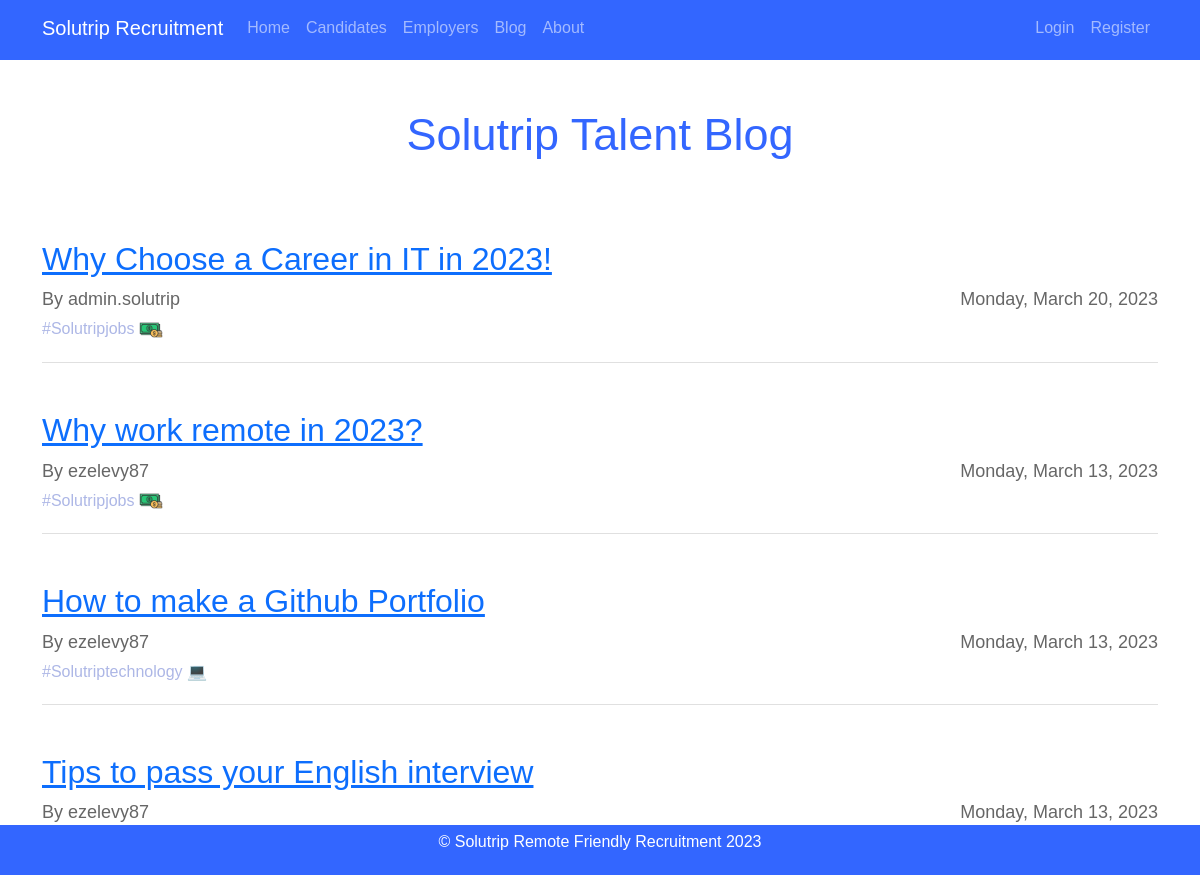
/blog, run on an earlier commit of the app's database.
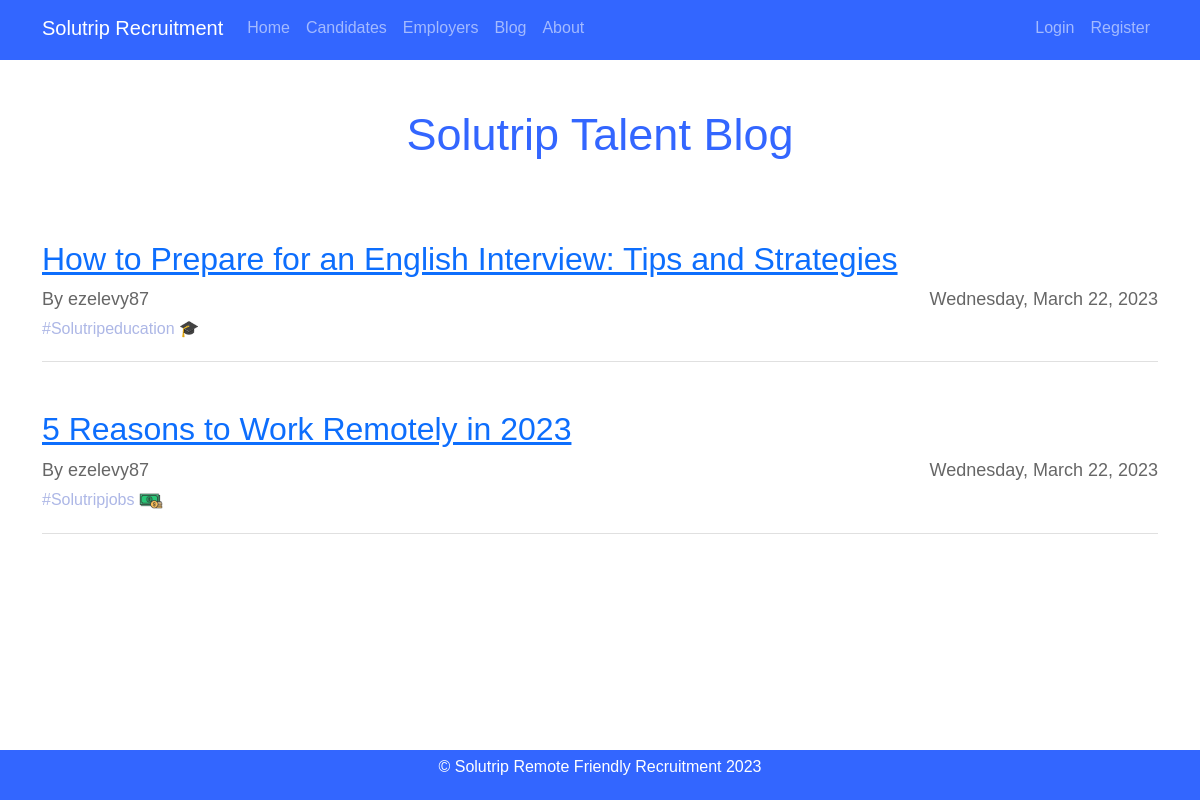
And on a later commit of the database.
### Solutrip_app/models.py (models this page shows)
class Post(db.Model):
    id = db.Column (db.Integer, primary_key=True)
    title = db.Column(db.String(60), nullable=False)
    date_posted = db.Column(db.DateTime, nullable=False, default=datetime.utcnow)
    tag = db.Column(db.String(60), nullable=False)
    content = db.Column(db.Text, nullable=False)
    user_id = db.Column(db.Integer, db.ForeignKey('user.id'), nullable=False)

class User(db.Model, UserMixin):
    id = db.Column (db.Integer, primary_key=True)
    username = db.Column (db.String(64), unique=True, nullable=False)
    email = db.Column (db.String(120), unique=True, nullable=False)
    password = db.Column(db.String(128), nullable=False)
    image_file = db.Column(db.String(20), nullable=False, default='default.jpg')
    role = db.Column(db.String(20), nullable=False, default='user')
    user_info = db.relationship('UserInfo', backref='user', lazy=True)
    author = db.relationship('Post', backref='author', lazy=True )

### Solutrip_app/routes.py (the view)
@app.route("/blog")
def blog():
    posts = Post.query.all()
    return render_template("blog.html", posts = posts, title = "Blog")

### Solutrip_app/templates/blog.html
{% extends 'layout.html' %}
{% block content %}
    <div class="blog">
        <h2 class="blog-title mt-5" style="padding-bottom: 30px;">Solutrip Talent Blog</h2>
        {% for post in posts [::-1] %}
            <div class="blog-post mt-5">
                <h4> <a class="post-title" href="{{ url_for('post', post_id= post.id)}}"> {{ post.title }}</a></h4>
                <div class="post-info mb-1">
                    <span class="post-author">By {{ post.author.username }}</span>
                    <span class="post-date">{{ post.date_posted.strftime('%A, %B %d, %Y') }}</span>
                </div>
                {% if post.tag == "technology" %}
                <div class="post-tag" style="color: rgb(173, 183, 230);">
                    #Solutrip{{ post.tag }} &#x1F4BB;
                </div>
                {% elif post.tag == "education" %}
                    <div class="post-tag" style="color: rgb(173, 183, 230);">
                        #Solutrip{{ post.tag }} &#x1F393;
                    </div>
                {% elif post.tag == "jobs" %}
                    <div class="post-tag" style="color: rgb(173, 183, 230);">
                        #Solutrip{{ post.tag }}
                        <img src="{{ url_for('static', filename='dinero.png') }}" alt="Technology" width="24" height="24">
                    </div>
                {% endif %}
            </div>
        {% endfor %}
    </div>
{% endblock content %}

What changed in the data, as far as the page shows it:
removed Post: title "Why Choose a Career in IT in 2023!", author.username "admin.solutrip", date_posted "Monday, March 20, 2023", tag "jobs"
removed Post: title "Why work remote in 2023?", author.username "ezelevy87", date_posted "Monday, March 13, 2023", tag "jobs"
removed Post: title "How to make a Github Portfolio", author.username "ezelevy87", date_posted "Monday, March 13, 2023", tag "technology"
removed Post: title "Tips to pass your English interview", author.username "ezelevy87", date_posted "Monday, March 13, 2023"
added Post: title "How to Prepare for an English Interview: Tips and Strategies", author.username "ezelevy87", date_posted "Wednesday, March 22, 2023", tag "education"
added Post: title "5 Reasons to Work Remotely in 2023", author.username "ezelevy87", date_posted "Wednesday, March 22, 2023", tag "jobs"
